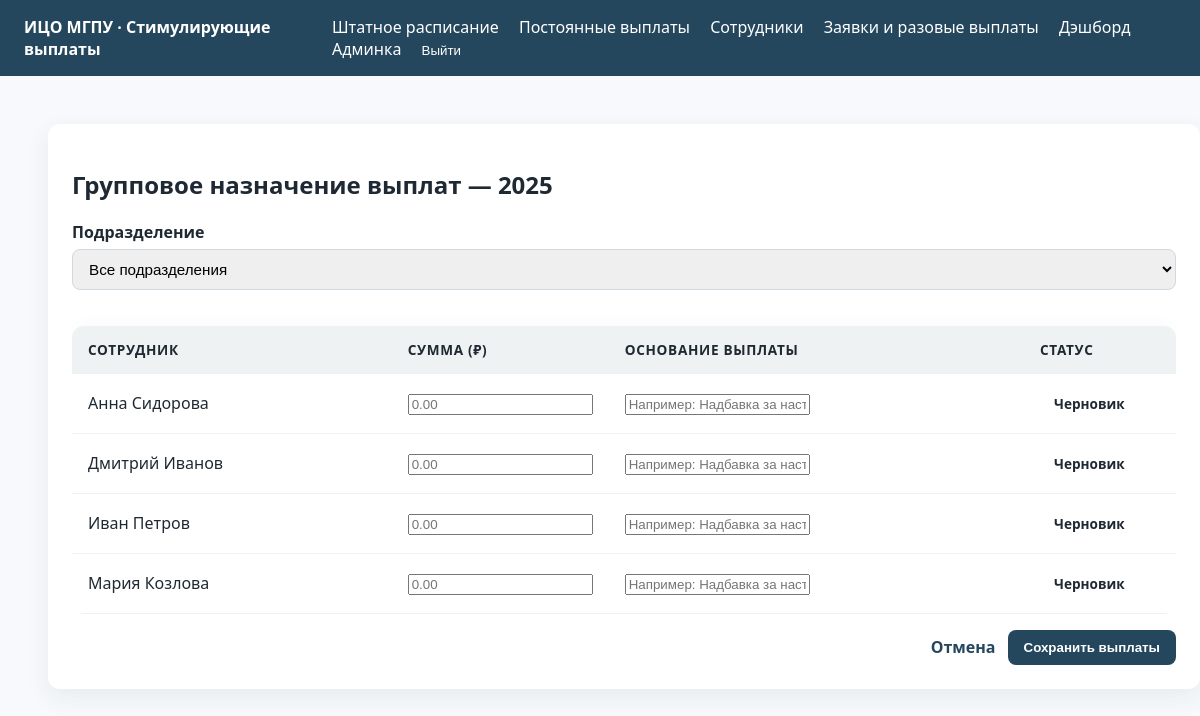
The app's page /recurring/periods/2/payments/bulk/ (signed in) with its own data.
### recurring_payments/models.py (models this page shows, shortened)
class RecurringPeriod(models.Model):
    class Status(models.TextChoices):
        DRAFT = 'draft', 'Черновик'
        OPEN = 'open', 'Открыт'
        CLOSED = 'closed', 'Закрыт'
    name = models.CharField('Название', max_length=255)
    status = models.CharField('Статус', max_length=16, choices=Status.choices, default=Status.DRAFT)
    start_date = models.DateField('Дата начала')
    end_date = models.DateField('Дата окончания')
    budget_limit = models.DecimalField('Лимит бюджета', max_digits=14, decimal_places=2, default=Decimal('0'))
    notes = models.TextField('Комментарий', blank=True)
    closed_at = models.DateTimeField('Дата закрытия', blank=True, null=True)
    objects = RecurringPeriodQuerySet.as_manager()
    class Meta:
        ordering = ['-start_date', '-end_date', 'name']
        verbose_name = 'Период постоянных выплат'
        verbose_name_plural = 'Периоды постоянных выплат'
    def open(self) -> None:
        if self.status != self.Status.DRAFT:
            raise ValidationError('Можно открыть только период в статусе "Черновик".')
        self.status = self.Status.OPEN
        self.save(update_fields=['status'])

### stimuli/models.py (models this page shows, shortened)
class Employee(models.Model):
    class Category(models.TextChoices):
        AUP = 'АУП', _('Административно-управленческий персонал')
        PPS = 'ППС', _('Профессорско-преподавательский состав')
        OTHER = 'Другое', _('Другое')
    user = models.OneToOneField(
        settings.AUTH_USER_MODEL,
        on_delete=models.SET_NULL,
        related_name='employee_profile',
        verbose_name='Пользователь',
        blank=True,
        null=True
    )
    full_name = models.CharField('ФИО', max_length=255)
    division = models.ForeignKey('staffing.Division', on_delete=models.PROTECT, related_name='employees', verbose_name='Подразделение')
    position = models.ForeignKey('staffing.Position', on_delete=models.PROTECT, related_name='employees', verbose_name='Должность')
    category = models.CharField('Категория', max_length=32, choices=Category.choices)
    rate = models.DecimalField('Ставка', max_digits=6, decimal_places=3, default=1)
    allowance_amount = models.DecimalField('Надбавка', max_digits=12, decimal_places=2, default=0)
    allowance_reason = models.CharField('Основание надбавки', max_length=255, blank=True)
    allowance_until = models.DateField('Срок надбавки', blank=True, null=True)
    payment = models.DecimalField('Выплата', max_digits=12, decimal_places=2, default=0)
    justification = models.TextField('Обоснование', blank=True)
    created_at = models.DateTimeField('Создано', auto_now_add=True)
    updated_at = models.DateTimeField('Обновлено', auto_now=True)
    class Meta:
        ordering = ['full_name']
        verbose_name = 'Сотрудник'
        verbose_name_plural = 'Сотрудники'

### recurring_payments/views.py (the view, shortened to what this page needs)
# urls.py: path('periods/<int:pk>/payments/bulk/', views.RecurringPaymentBulkAssignView.as_view(), name='payment-bulk'),
class RecurringPaymentBulkAssignView(LoginRequiredMixin, PermissionRequiredMixin, View):
    permission_required = 'recurring_payments.add_recurringpayment'
    template_name = 'recurring_payments/payment_bulk_assign.html'
    def dispatch(self, request, *args, **kwargs):
        self.period = get_object_or_404(RecurringPeriod, pk=kwargs['pk'])
        if self.period.status == RecurringPeriod.Status.CLOSED:
            messages.error(request, 'Период закрыт, изменения невозможны.')
            return redirect('recurring_payments:period-detail', pk=self.period.pk)
        return super().dispatch(request, *args, **kwargs)
    def get(self, request, *args, **kwargs):
        division_id = request.GET.get('division')
        context = self._build_context(division_id=division_id)
        return render(request, self.template_name, context)
    def _build_context(self, division_id=None, data=None):
        divisions = Division.objects.order_by('name')
        employees = self._get_employees(division_id)
        existing = {
            payment.employee_id: payment
            for payment in RecurringPayment.objects.select_related('employee').filter(period=self.period)
        }
        data_dict = {}
        if data is not None:
            if hasattr(data, 'dict'):
                data_dict = data.dict()
            else:
                data_dict = dict(data)
        entries = []
        for employee in employees:
            payment = existing.get(employee.id)
            entries.append({
                'employee': employee,
                'amount': data_dict.get(f'amount_{employee.id}', payment.amount if payment else ''),
                'reason': data_dict.get(f'reason_{employee.id}', payment.reason if payment else ''),
                'locked': bool(payment and payment.is_locked),
            })
        return {
            'period': self.period,
            'divisions': divisions,
            'employee_entries': entries,
            'selected_division': division_id or '__all__',
        }
    def _get_employees(self, division_id):
        qs = Employee.objects.select_related('division').order_by('full_name')
        if division_id and division_id != '__all__':
            try:
                division_pk = int(division_id)
            except (TypeError, ValueError):
                return []
            qs = qs.filter(division_id=division_pk)
        return list(qs)

### recurring_payments/templates/recurring_payments/payment_bulk_assign.html (shortened to what this page needs)
{% extends 'base.html' %}
{% block content %}
<div class="card content-card">
    <h2>Групповое назначение выплат — {{ period.name }}</h2>
    <form method="get" class="filter-form" style="margin-bottom:20px;">
        <div class="form-grid">
            <div>
                <label for="division-select">Подразделение</label>
                <select id="division-select" name="division" onchange="this.form.submit()">
                    <option value="__all__" {% if selected_division == '__all__' or not selected_division %}selected{% endif %}>Все подразделения</option>
                </select>
            </div>
        </div>
    </form>
    {% if employee_entries %}
        <form method="post">
            <div class="table-wrapper">
                <table class="table">
                    <thead>
                        <tr>
                            <th>Сотрудник</th>
                            <th style="width:160px;">Сумма (₽)</th>
                            <th>Основание выплаты</th>
                            <th style="width:120px;">Статус</th>
                        </tr>
                    </thead>
                    <tbody>
                        {% for entry in employee_entries %}
                            <tr>
                                <td>{{ entry.employee.full_name }}</td>
                                <td>
                                    <input type="number" step="0.01" min="0" name="amount_{{ entry.employee.id }}" value="{{ entry.amount }}" {% if entry.locked %}readonly{% endif %} placeholder="0.00">
                                </td>
                                <td>
                                    <input type="text" name="reason_{{ entry.employee.id }}" value="{{ entry.reason }}" {% if entry.locked %}readonly{% endif %} placeholder="Например: Надбавка за наставничество">
                                </td>
                                <td>
                                    {% if entry.locked %}
                                        <span class="status status-closed">Зафиксирована</span>
                                    {% else %}
                                        <span class="status status-open">Черновик</span>
                                    {% endif %}
                                </td>
                            </tr>
                        {% endfor %}
                    </tbody>
                </table>
            </div>
            <div style="display:flex; justify-content:flex-end; gap:12px; margin-top:16px;">
                <a href="{% url 'recurring_payments:period-detail' period.pk %}" class="btn btn-text">Отмена</a>
                <button type="submit" class="btn btn-primary">Сохранить выплаты</button>
            </div>
        </form>
    {% else %}
        <p>Сотрудники не найдены для выбранного фильтра.</p>
    {% endif %}
</div>
{% endblock %}

### static/css/main.css (style rules this page uses)
:root { --primary: #25475e; --accent: #f0a500; --bg: #f7f9fc; }
body { font-family: 'Segoe UI', -apple-system, BlinkMacSystemFont, 'Roboto', sans-serif; font-size: 16px; color: #1f2933; background-color: var(--bg); margin: 0; }
a { color: var(--primary); text-decoration: none; }
.table-wrapper { overflow-x: auto; border-radius: 12px; margin-top: 16px; }
.table { width: 100%; border-collapse: collapse; background-color: #fff; border-radius: 12px; overflow: hidden; box-shadow: 0 8px 24px rgba(37, 71, 94, 0.08); margin-top: 16px; }
.table thead { background-color: rgba(37, 71, 94, 0.07); font-size: 0.85rem; text-transform: uppercase; letter-spacing: 0.05em; }
.table th, .table td { padding: 14px 16px; border-bottom: 1px solid #edf2f5; text-align: left; }
.btn { display: inline-flex; align-items: center; gap: 6px; padding: 10px 16px; border-radius: 8px; border: none; cursor: pointer; font-weight: 600; transition: all 0.2s ease; }
.btn-primary { background-color: var(--primary); color: #fff; }
.btn-text { background: transparent; color: var(--primary); padding: 0; }
.card { background-color: #fff; border-radius: 12px; box-shadow: 0 8px 24px rgba(37, 71, 94, 0.08); padding: 24px; margin-bottom: 24px; }
.content-card { width: 100%; }
.form-grid { display: grid; grid-template-columns: repeat(auto-fit, minmax(240px, 1fr)); gap: 16px; }
.filter-form { margin-bottom: 16px; }
.form-grid label { display: block; font-weight: 600; margin-bottom: 6px; }
.form-grid input, .form-grid select, .form-grid textarea { width: 100%; padding: 10px 12px; border-radius: 8px; border: 1px solid #d1d9e0; font-size: 0.95rem; box-sizing: border-box; }
.status { display: inline-flex; align-items: center; padding: 6px 14px; border-radius: 999px; font-weight: 600; font-size: 0.85rem; white-space: nowrap; }

### records on screen
RecurringPeriod: name "2025"
Employee: employee.full_name "Анна Сидорова"
Employee: employee.full_name "Дмитрий Иванов"
Employee: employee.full_name "Иван Петров"
Employee: employee.full_name "Мария Козлова"
